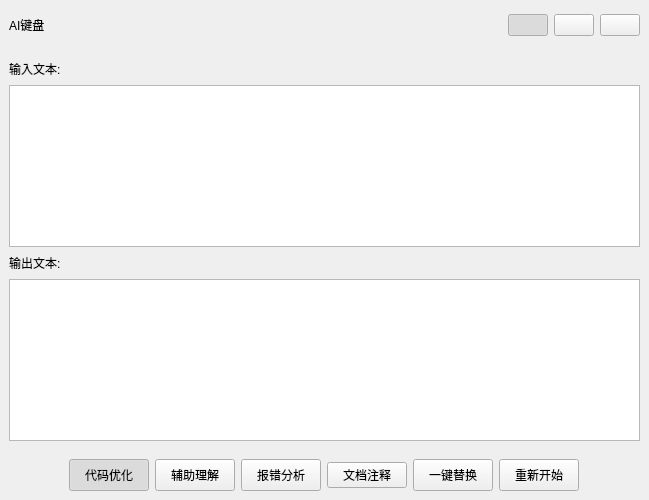
<?xml version="1.0" encoding="UTF-8"?>
<ui version="4.0">
 <class>MainWindowsForm</class>
 <widget class="QWidget" name="MainWindowsForm">
  <property name="geometry">
   <rect>
    <x>0</x>
    <y>0</y>
    <width>649</width>
    <height>500</height>
   </rect>
  </property>
  <property name="windowTitle">
   <string>Form</string>
  </property>
  <layout class="QVBoxLayout" name="verticalLayout" stretch="1,8,1">
   <property name="spacing">
    <number>0</number>
   </property>
   <property name="leftMargin">
    <number>0</number>
   </property>
   <property name="topMargin">
    <number>0</number>
   </property>
   <property name="rightMargin">
    <number>0</number>
   </property>
   <property name="bottomMargin">
    <number>0</number>
   </property>
   <item>
    <widget class="QWidget" name="widget" native="true">
     <property name="styleSheet">
      <string notr="true"/>
     </property>
     <layout class="QHBoxLayout" name="horizontalLayout_2">
      <item>
       <widget class="QLabel" name="label">
        <property name="text">
         <string>AI键盘</string>
        </property>
       </widget>
      </item>
      <item>
       <spacer name="horizontalSpacer">
        <property name="orientation">
         <enum>Qt::Orientation::Horizontal</enum>
        </property>
        <property name="sizeHint" stdset="0">
         <size>
          <width>387</width>
          <height>20</height>
         </size>
        </property>
       </spacer>
      </item>
      <item>
       <layout class="QHBoxLayout" name="horizontalLayout">
        <item>
         <widget class="QPushButton" name="top_btn">
          <property name="text">
           <string/>
          </property>
          <property name="icon">
           <iconset resource="../qss/source.qrc">
            <normaloff>:/svg/svg/top.svg</normaloff>
            <normalon>:/svg/svg/on_top.svg</normalon>:/svg/svg/top.svg</iconset>
          </property>
          <property name="iconSize">
           <size>
            <width>20</width>
            <height>20</height>
           </size>
          </property>
          <property name="checkable">
           <bool>true</bool>
          </property>
          <property name="checked">
           <bool>true</bool>
          </property>
          <property name="autoExclusive">
           <bool>false</bool>
          </property>
         </widget>
        </item>
        <item>
         <widget class="QPushButton" name="setting_btn">
          <property name="text">
           <string/>
          </property>
          <property name="icon">
           <iconset resource="../qss/source.qrc">
            <normaloff>:/svg/svg/setting.svg</normaloff>
            <normalon>:/svg/svg/on_setting.svg</normalon>:/svg/svg/setting.svg</iconset>
          </property>
          <property name="iconSize">
           <size>
            <width>20</width>
            <height>20</height>
           </size>
          </property>
          <property name="checkable">
           <bool>true</bool>
          </property>
          <property name="checked">
           <bool>false</bool>
          </property>
          <property name="autoExclusive">
           <bool>false</bool>
          </property>
         </widget>
        </item>
        <item>
         <widget class="QPushButton" name="cloase_btn">
          <property name="text">
           <string/>
          </property>
          <property name="icon">
           <iconset resource="../qss/source.qrc">
            <normaloff>:/svg/svg/close.svg</normaloff>
            <normalon>:/svg/svg/close.svg</normalon>:/svg/svg/close.svg</iconset>
          </property>
          <property name="iconSize">
           <size>
            <width>20</width>
            <height>20</height>
           </size>
          </property>
          <property name="checkable">
           <bool>true</bool>
          </property>
          <property name="autoExclusive">
           <bool>false</bool>
          </property>
         </widget>
        </item>
       </layout>
      </item>
     </layout>
    </widget>
   </item>
   <item>
    <widget class="QWidget" name="widget_2" native="true">
     <property name="sizePolicy">
      <sizepolicy hsizetype="Preferred" vsizetype="Preferred">
       <horstretch>0</horstretch>
       <verstretch>0</verstretch>
      </sizepolicy>
     </property>
     <property name="layoutDirection">
      <enum>Qt::LayoutDirection::LeftToRight</enum>
     </property>
     <layout class="QVBoxLayout" name="verticalLayout_5">
      <item>
       <layout class="QVBoxLayout" name="verticalLayout_4">
        <item>
         <layout class="QVBoxLayout" name="verticalLayout_2">
          <item>
           <layout class="QHBoxLayout" name="horizontalLayout_3">
            <item>
             <widget class="QLabel" name="label_2">
              <property name="sizePolicy">
               <sizepolicy hsizetype="Minimum" vsizetype="Preferred">
                <horstretch>0</horstretch>
                <verstretch>0</verstretch>
               </sizepolicy>
              </property>
              <property name="text">
               <string>输入文本:</string>
              </property>
             </widget>
            </item>
            <item>
             <spacer name="horizontalSpacer_2">
              <property name="orientation">
               <enum>Qt::Orientation::Horizontal</enum>
              </property>
              <property name="sizeHint" stdset="0">
               <size>
                <width>40</width>
                <height>20</height>
               </size>
              </property>
             </spacer>
            </item>
           </layout>
          </item>
          <item>
           <widget class="QTextEdit" name="input_edit">
            <property name="html">
             <string>&lt;!DOCTYPE HTML PUBLIC &quot;-//W3C//DTD HTML 4.0//EN&quot; &quot;http://www.w3.org/TR/REC-html40/strict.dtd&quot;&gt;
&lt;html&gt;&lt;head&gt;&lt;meta name=&quot;qrichtext&quot; content=&quot;1&quot; /&gt;&lt;meta charset=&quot;utf-8&quot; /&gt;&lt;style type=&quot;text/css&quot;&gt;
p, li { white-space: pre-wrap; }
hr { height: 1px; border-width: 0; }
li.unchecked::marker { content: &quot;\2610&quot;; }
li.checked::marker { content: &quot;\2612&quot;; }
&lt;/style&gt;&lt;/head&gt;&lt;body style=&quot; font-family:'Microsoft YaHei UI'; font-size:9pt; font-weight:400; font-style:normal;&quot;&gt;
&lt;p style=&quot;-qt-paragraph-type:empty; margin-top:0px; margin-bottom:0px; margin-left:0px; margin-right:0px; -qt-block-indent:0; text-indent:0px;&quot;&gt;&lt;br /&gt;&lt;/p&gt;&lt;/body&gt;&lt;/html&gt;</string>
            </property>
           </widget>
          </item>
         </layout>
        </item>
        <item>
         <layout class="QVBoxLayout" name="verticalLayout_3">
          <item>
           <layout class="QHBoxLayout" name="horizontalLayout_4">
            <item>
             <widget class="QLabel" name="label_3">
              <property name="text">
               <string>输出文本:</string>
              </property>
             </widget>
            </item>
            <item>
             <spacer name="horizontalSpacer_3">
              <property name="orientation">
               <enum>Qt::Orientation::Horizontal</enum>
              </property>
              <property name="sizeHint" stdset="0">
               <size>
                <width>40</width>
                <height>20</height>
               </size>
              </property>
             </spacer>
            </item>
           </layout>
          </item>
          <item>
           <widget class="QTextEdit" name="output_edit"/>
          </item>
         </layout>
        </item>
       </layout>
      </item>
     </layout>
    </widget>
   </item>
   <item>
    <widget class="QWidget" name="widget_3" native="true">
     <property name="styleSheet">
      <string notr="true"/>
     </property>
     <layout class="QHBoxLayout" name="horizontalLayout_5">
      <item>
       <spacer name="horizontalSpacer_5">
        <property name="orientation">
         <enum>Qt::Orientation::Horizontal</enum>
        </property>
        <property name="sizeHint" stdset="0">
         <size>
          <width>92</width>
          <height>20</height>
         </size>
        </property>
       </spacer>
      </item>
      <item>
       <widget class="QPushButton" name="btn_c1">
        <property name="sizePolicy">
         <sizepolicy hsizetype="Minimum" vsizetype="Preferred">
          <horstretch>0</horstretch>
          <verstretch>0</verstretch>
         </sizepolicy>
        </property>
        <property name="text">
         <string>代码优化</string>
        </property>
        <property name="checkable">
         <bool>true</bool>
        </property>
        <property name="checked">
         <bool>true</bool>
        </property>
        <attribute name="buttonGroup">
         <string notr="true">Ai_Btn_Group</string>
        </attribute>
       </widget>
      </item>
      <item>
       <widget class="QPushButton" name="btn_c2">
        <property name="sizePolicy">
         <sizepolicy hsizetype="Minimum" vsizetype="Preferred">
          <horstretch>0</horstretch>
          <verstretch>0</verstretch>
         </sizepolicy>
        </property>
        <property name="text">
         <string>辅助理解</string>
        </property>
        <property name="checkable">
         <bool>true</bool>
        </property>
        <attribute name="buttonGroup">
         <string notr="true">Ai_Btn_Group</string>
        </attribute>
       </widget>
      </item>
      <item>
       <widget class="QPushButton" name="btn_c3">
        <property name="sizePolicy">
         <sizepolicy hsizetype="Minimum" vsizetype="Preferred">
          <horstretch>0</horstretch>
          <verstretch>0</verstretch>
         </sizepolicy>
        </property>
        <property name="text">
         <string>报错分析</string>
        </property>
        <property name="checkable">
         <bool>true</bool>
        </property>
        <attribute name="buttonGroup">
         <string notr="true">Ai_Btn_Group</string>
        </attribute>
       </widget>
      </item>
      <item>
       <widget class="QPushButton" name="btn_c6">
        <property name="text">
         <string>文档注释</string>
        </property>
        <property name="checkable">
         <bool>true</bool>
        </property>
        <attribute name="buttonGroup">
         <string notr="true">Ai_Btn_Group</string>
        </attribute>
       </widget>
      </item>
      <item>
       <widget class="QPushButton" name="btn_c4">
        <property name="sizePolicy">
         <sizepolicy hsizetype="Minimum" vsizetype="Preferred">
          <horstretch>0</horstretch>
          <verstretch>0</verstretch>
         </sizepolicy>
        </property>
        <property name="text">
         <string>一键替换</string>
        </property>
        <property name="checkable">
         <bool>true</bool>
        </property>
        <attribute name="buttonGroup">
         <string notr="true">Ai_Btn_Group</string>
        </attribute>
       </widget>
      </item>
      <item>
       <widget class="QPushButton" name="btn_c5">
        <property name="sizePolicy">
         <sizepolicy hsizetype="Minimum" vsizetype="Preferred">
          <horstretch>0</horstretch>
          <verstretch>0</verstretch>
         </sizepolicy>
        </property>
        <property name="text">
         <string>重新开始</string>
        </property>
        <property name="checkable">
         <bool>true</bool>
        </property>
        <attribute name="buttonGroup">
         <string notr="true">Ai_Btn_Group</string>
        </attribute>
       </widget>
      </item>
      <item>
       <spacer name="horizontalSpacer_4">
        <property name="orientation">
         <enum>Qt::Orientation::Horizontal</enum>
        </property>
        <property name="sizeHint" stdset="0">
         <size>
          <width>92</width>
          <height>20</height>
         </size>
        </property>
       </spacer>
      </item>
     </layout>
    </widget>
   </item>
  </layout>
 </widget>
 <resources>
  <include location="../qss/source.qrc"/>
 </resources>
 <connections/>
 <buttongroups>
  <buttongroup name="Ai_Btn_Group"/>
 </buttongroups>
</ui>
